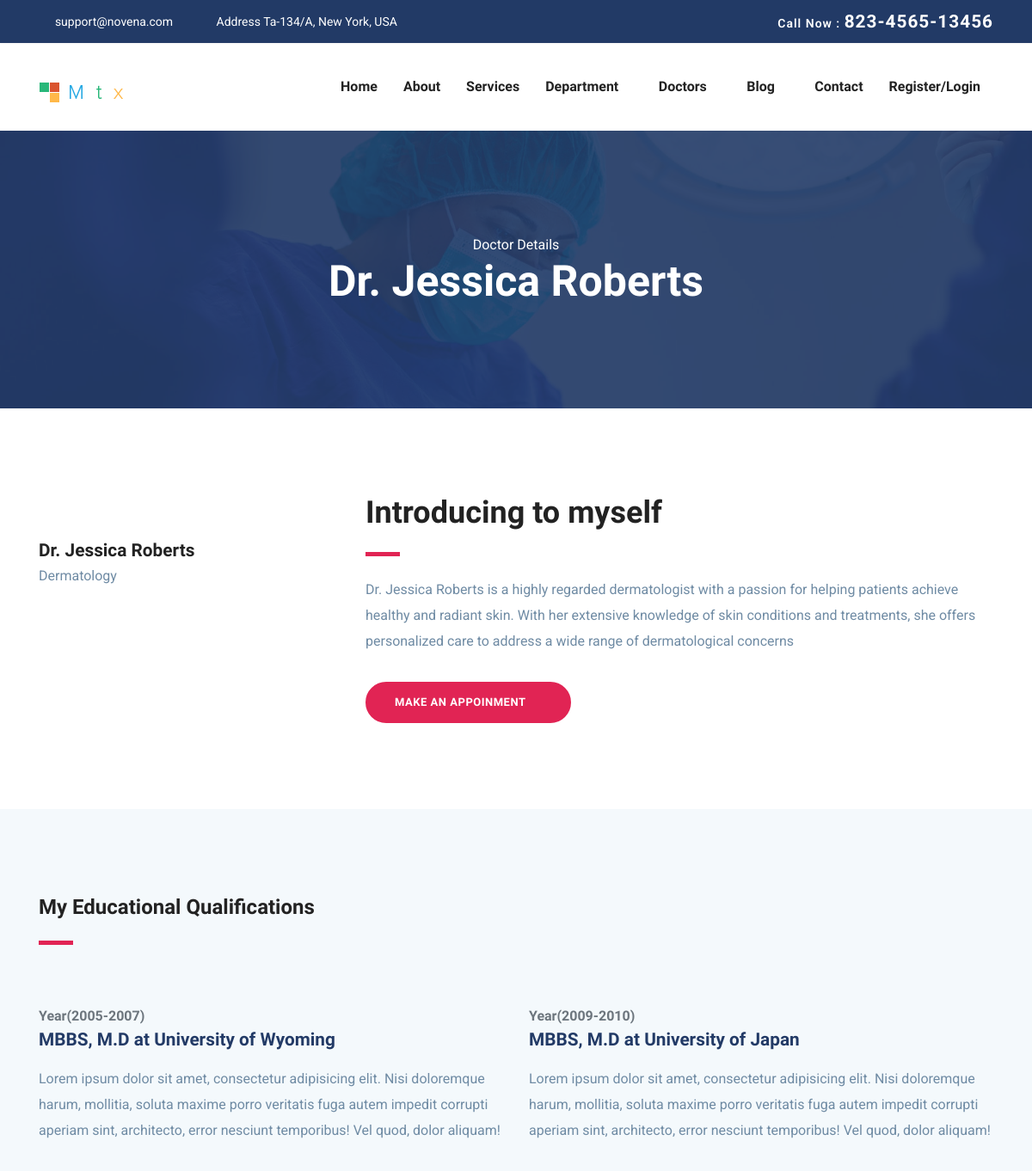
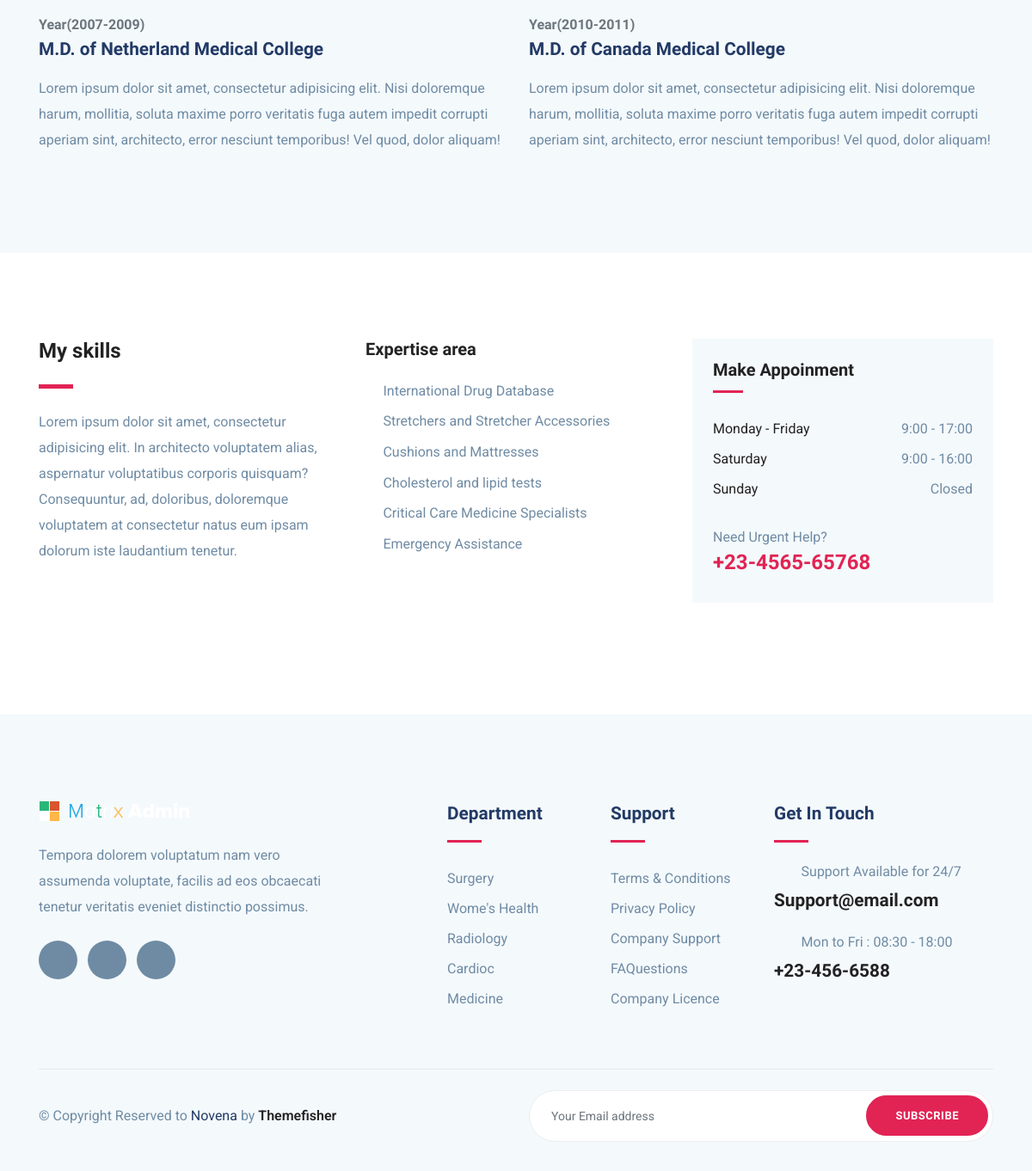
Page /FrontEnd/single_doctor/7 on the committed database (2 pictures, top to bottom).
### Backend/models.py (models this page shows)
class doctordb(models.Model):
    name=models.CharField(max_length=100,null=True,blank=True)
    username=models.CharField(max_length=100,null=True,blank=True)
    image=models.ImageField(upload_to="doctor_profile",null=True,blank=True)
    email=models.EmailField(null=True,blank=True,max_length=50)
    address=models.CharField(max_length=100,null=True,blank=True)
    description=models.CharField(max_length=100,null=True,blank=True)
    password=models.CharField(max_length=100,null=True,blank=True)
    department=models.CharField(max_length=100,null=True,blank=True)
    contact=models.CharField(max_length=100,null=True,blank=True)

### FrontEnd/views.py (the view)
# urls.py: path('single_doctor/<int:doc_id>',views.single_doctor,name="single_doctor"),
def single_doctor(request,doc_id):
    doc=doctordb.objects.get(id=doc_id)
    return render(request,"single_doctor.html",{"doc":doc})

### FrontEnd/templates/single_doctor.html (shortened to what this page needs)
<!DOCTYPE html>
{% load static %}
<html lang="zxx">
<head>
  <link rel="stylesheet" href="{% static 'plugins/bootstrap/css/bootstrap.min.css' %}">
  <link rel="stylesheet" href="{% static 'plugins/icofont/icofont.min.css' %}">
  <link rel="stylesheet" href="{% static 'plugins/slick-carousel/slick/slick.css' %}">
  <link rel="stylesheet" href="{% static 'plugins/slick-carousel/slick/slick-theme.css' %}">
  <link rel="stylesheet" href="{% static 'css/style.css' %}">
</head>
<body id="top">
<header>
	<div class="header-top-bar">
		<div class="container">
			<div class="row align-items-center">
				<div class="col-lg-6">
					<ul class="top-bar-info list-inline-item pl-0 mb-0">
						<li class="list-inline-item"><a href="mailto:support@gmail.com"><i class="icofont-support-faq mr-2"></i>support@novena.com</a></li>
						<li class="list-inline-item"><i class="icofont-location-pin mr-2"></i>Address Ta-134/A, New York, USA </li>
					</ul>
				</div>
				<div class="col-lg-6">
					<div class="text-lg-right top-right-bar mt-2 mt-lg-0">
						<a href="tel:+23-345-67890" >
							<span>Call Now : </span>
							<span class="h4">823-4565-13456</span>
						</a>
					</div>
				</div>
			</div>
		</div>
	</div>
	<nav class="navbar navbar-expand-lg navigation" id="navbar">
		<div class="container">
		 	 <a class="navbar-brand" href="index.html">
			  	<img src="images/logo.png" alt="" class="img-fluid">
			  </a>
		  <div class="collapse navbar-collapse" id="navbarmain">
			<ul class="navbar-nav ml-auto">
			  <li class="nav-item active">
				<a class="nav-link" href="{% url 'homepage' %}">Home</a>
			  </li>
			   <li class="nav-item"><a class="nav-link" href="{% url 'about' %}">About</a></li>
			    <li class="nav-item"><a class="nav-link" href="{% url 'service' %}">Services</a></li>
			    <li class="nav-item dropdown">
					<a class="nav-link dropdown-toggle" href="#" id="dropdown02" data-toggle="dropdown" aria-haspopup="true" aria-expanded="false">Department <i class="icofont-thin-down"></i></a>
			  	</li>
			  	<li class="nav-item dropdown">
					<a class="nav-link dropdown-toggle" href="#" id="dropdown03" data-toggle="dropdown" aria-haspopup="true" aria-expanded="false">Doctors <i class="icofont-thin-down"></i></a>
			  	</li>
			   <li class="nav-item dropdown">
					<a class="nav-link dropdown-toggle" href="blog-sidebar.html" id="dropdown05" data-toggle="dropdown" aria-haspopup="true" aria-expanded="false">Blog <i class="icofont-thin-down"></i></a>
			  	</li>
			   <li class="nav-item"><a class="nav-link" href="{% url 'contact' %}">Contact</a></li>
				{% if request.session.username %}
			   <li class="nav-item"><a class="nav-link" href="{% url 'user_Logout' %}">{{request.session.username}} / Logout</a></li>
				{% else %}
				<li class="nav-item"><a class="nav-link" href="{% url 'login_signup' %}">Register/Login</a></li>
				{% endif %}
			</ul>
		  </div>
		</div>
	</nav>
</header>
<section class="page-title bg-1">
  <div class="container">
    <div class="row">
      <div class="col-md-12">
        <div class="block text-center">
          <span class="text-white">Doctor Details</span>
          <h1 class="text-capitalize mb-5 text-lg">{{doc.name}}</h1>
        </div>
      </div>
    </div>
  </div>
</section>
<section class="section doctor-single">
	<div class="container">
		<div class="row">
			<div class="col-lg-4 col-md-6">
				<div class="doctor-img-block">
					<div class="info-block mt-4">
						<h4 class="mb-0">{{doc.name}}</h4>
						<p>{{doc.department}}</p>
						<ul class="list-inline mt-4 doctor-social-links">
							<li class="list-inline-item"><a href="#"><i class="icofont-facebook"></i></a></li>
							<li class="list-inline-item"><a href="#"><i class="icofont-twitter"></i></a></li>
							<li class="list-inline-item"><a href="#"><i class="icofont-skype"></i></a></li>
							<li class="list-inline-item"><a href="#"><i class="icofont-linkedin"></i></a></li>
							<li class="list-inline-item"><a href="#"><i class="icofont-pinterest"></i></a></li>
						</ul>
					</div>
				</div>
			</div>
			<div class="col-lg-8 col-md-6">
				<div class="doctor-details mt-4 mt-lg-0">
					<h2 class="text-md">Introducing to myself</h2>
					<div class="divider my-4"></div>
					<p>{{doc.description}}</p>
					<a href="{% url 'appointment_page' %}" class="btn btn-main-2 btn-round-full mt-3">Make an Appoinment<i class="icofont-simple-right ml-2  "></i></a>
				</div>
			</div>
		</div>
	</div>
</section>
<section class="section doctor-qualification gray-bg">
	<div class="container">
		<div class="row">
			<div class="col-lg-6">
				<div class="section-title">
					<h3>My Educational Qualifications</h3>
					<div class="divider my-4"></div>
				</div>
			</div>
		</div>
		<div class="row">
			<div class="col-lg-6">
				<div class="edu-block mb-5">
					<span class="h6 text-muted">Year(2005-2007) </span>
					<h4 class="mb-3 title-color">MBBS, M.D at University of Wyoming</h4>
					<p>Lorem ipsum dolor sit amet, consectetur adipisicing elit. Nisi doloremque harum, mollitia, soluta maxime porro veritatis fuga autem impedit corrupti aperiam sint, architecto, error nesciunt temporibus! Vel quod, dolor aliquam!</p>
				</div>
				<div class="edu-block">
					<span class="h6 text-muted">Year(2007-2009) </span>
					<h4 class="mb-3 title-color">M.D. of Netherland Medical College</h4>
					<p>Lorem ipsum dolor sit amet, consectetur adipisicing elit. Nisi doloremque harum, mollitia, soluta maxime porro veritatis fuga autem impedit corrupti aperiam sint, architecto, error nesciunt temporibus! Vel quod, dolor aliquam!</p>
				</div>
			</div>
			<div class="col-lg-6">
				<div class="edu-block mb-5">
					<span class="h6 text-muted">Year(2009-2010) </span>
					<h4 class="mb-3 title-color">MBBS, M.D at University of Japan</h4>
					<p>Lorem ipsum dolor sit amet, consectetur adipisicing elit. Nisi doloremque harum, mollitia, soluta maxime porro veritatis fuga autem impedit corrupti aperiam sint, architecto, error nesciunt temporibus! Vel quod, dolor aliquam!</p>
				</div>
				<div class="edu-block">
					<span class="h6 text-muted">Year(2010-2011) </span>
					<h4 class="mb-3 title-color">M.D. of Canada Medical College</h4>
					<p>Lorem ipsum dolor sit amet, consectetur adipisicing elit. Nisi doloremque harum, mollitia, soluta maxime porro veritatis fuga autem impedit corrupti aperiam sint, architecto, error nesciunt temporibus! Vel quod, dolor aliquam!</p>
				</div>
			</div>
		</div>
	</div>
</section>
<section class="section doctor-skills">
	<div class="container">
		<div class="row">
			<div class="col-lg-4">
				<h3>My skills</h3>
				<div class="divider my-4"></div>
				<p>Lorem ipsum dolor sit amet, consectetur adipisicing elit. In architecto voluptatem alias, aspernatur voluptatibus corporis quisquam? Consequuntur, ad, doloribus, doloremque voluptatem at consectetur natus eum ipsam dolorum iste laudantium tenetur.</p>
			</div>
			<div class="col-lg-4">
				<div class="skill-list">
					<h5 class="mb-4">Expertise area</h5>
					<ul class="list-unstyled department-service">
						<li><i class="icofont-check mr-2"></i>International Drug Database</li>
						<li><i class="icofont-check mr-2"></i>Stretchers and Stretcher Accessories</li>
						<li><i class="icofont-check mr-2"></i>Cushions and Mattresses</li>
						<li><i class="icofont-check mr-2"></i>Cholesterol and lipid tests</li>
						<li><i class="icofont-check mr-2"></i>Critical Care Medicine Specialists</li>
						<li><i class="icofont-check mr-2"></i>Emergency Assistance</li>
					</ul>
				</div>
			</div>
			<div class="col-lg-4">
				<div class="sidebar-widget  gray-bg p-4">
					<h5 class="mb-4">Make Appoinment</h5>
					<ul class="list-unstyled lh-35">
					  <li class="d-flex justify-content-between align-items-center">
					    <a href="#">Monday - Friday</a>
					    <span>9:00 - 17:00</span>
					  </li>
					  <li class="d-flex justify-content-between align-items-center">
					    <a href="#">Saturday</a>
					    <span>9:00 - 16:00</span>
					  </li>
					  <li class="d-flex justify-content-between align-items-center">
					    <a href="#">Sunday</a>
					    <span>Closed</span>
					  </li>
					</ul>
					<div class="sidebar-contatct-info mt-4">
						<p class="mb-0">Need Urgent Help?</p>
						<h3 class="text-color-2">+23-4565-65768</h3>
					</div>
				</div>
			</div>
		</div>
	</div>
</section>
<footer class="footer section gray-bg">
	<div class="container">
		<div class="row">
			<div class="col-lg-4 mr-auto col-sm-6">
				<div class="widget mb-5 mb-lg-0">
					<div class="logo mb-4">
						<img src="images/logo.png" alt="" class="img-fluid">
					</div>
					<p>Tempora dolorem voluptatum nam vero assumenda voluptate, facilis ad eos obcaecati tenetur veritatis eveniet distinctio possimus.</p>
					<ul class="list-inline footer-socials mt-4">
						<li class="list-inline-item"><a href="https://www.facebook.com/themefisher"><i class="icofont-facebook"></i></a></li>
						<li class="list-inline-item"><a href="https://twitter.com/themefisher"><i class="icofont-twitter"></i></a></li>
						<li class="list-inline-item"><a href="https://www.pinterest.com/themefisher/"><i class="icofont-linkedin"></i></a></li>
					</ul>
				</div>
			</div>
			<div class="col-lg-2 col-md-6 col-sm-6">
				<div class="widget mb-5 mb-lg-0">
					<h4 class="text-capitalize mb-3">Department</h4>
					<div class="divider mb-4"></div>
					<ul class="list-unstyled footer-menu lh-35">
						<li><a href="#">Surgery </a></li>
						<li><a href="#">Wome's Health</a></li>
						<li><a href="#">Radiology</a></li>
						<li><a href="#">Cardioc</a></li>
						<li><a href="#">Medicine</a></li>
					</ul>
				</div>
			</div>
			<div class="col-lg-2 col-md-6 col-sm-6">
				<div class="widget mb-5 mb-lg-0">
					<h4 class="text-capitalize mb-3">Support</h4>
					<div class="divider mb-4"></div>
					<ul class="list-unstyled footer-menu lh-35">
						<li><a href="#">Terms & Conditions</a></li>
						<li><a href="#">Privacy Policy</a></li>
						<li><a href="#">Company Support </a></li>
						<li><a href="#">FAQuestions</a></li>
						<li><a href="#">Company Licence</a></li>
					</ul>
				</div>
			</div>
			<div class="col-lg-3 col-md-6 col-sm-6">
				<div class="widget widget-contact mb-5 mb-lg-0">
					<h4 class="text-capitalize mb-3">Get in Touch</h4>
					<div class="divider mb-4"></div>
					<div class="footer-contact-block mb-4">
						<div class="icon d-flex align-items-center">
							<i class="icofont-email mr-3"></i>
							<span class="h6 mb-0">Support Available for 24/7</span>
						</div>
						<h4 class="mt-2"><a href="tel:+23-345-67890">Support@email.com</a></h4>
					</div>
					<div class="footer-contact-block">
						<div class="icon d-flex align-items-center">
							<i class="icofont-support mr-3"></i>
							<span class="h6 mb-0">Mon to Fri : 08:30 - 18:00</span>
						</div>
						<h4 class="mt-2"><a href="tel:+23-345-67890">+23-456-6588</a></h4>
					</div>
				</div>
			</div>
		</div>
		<div class="footer-btm py-4 mt-5">
			<div class="row align-items-center justify-content-between">
				<div class="col-lg-6">
					<div class="copyright">
						&copy; Copyright Reserved to <span class="text-color">Novena</span> by <a href="https://themefisher.com/" target="_blank">Themefisher</a>
					</div>
				</div>
				<div class="col-lg-6">
					<div class="subscribe-form text-lg-right mt-5 mt-lg-0">
						<form action="#" class="subscribe">
							<input type="text" class="form-control" placeholder="Your Email address">
							<a href="#" class="btn btn-main-2 btn-round-full">Subscribe</a>
						</form>
					</div>
				</div>
			</div>
		</div>
	</div>
</footer>
  </body>
  </html>

### FrontEnd/static/css/style.css (style rules this page uses)
html { overflow-x: hidden; }
body { line-height: 1.6; font-family: "Roboto", sans-serif; -webkit-font-smoothing: antialiased; font-size: 16px; color: #6F8BA4; font-weight: 400; }
h1, .h1, h2, .h2, h3, .h3, h4, .h4, h5, .h5, h6, .h6 { font-family: "Exo", sans-serif; font-weight: 700; color: #222; }
h1, .h1 { font-size: 2.5rem; }
h2, .h2 { font-size: 44px; }
h3, .h3 { font-size: 1.5rem; }
h4, .h4 { font-size: 1.3rem; line-height: 30px; }
h5, .h5 { font-size: 1.25rem; }
h6, .h6 { font-size: 1rem; }
p { line-height: 30px; }
input[type="email"], input[type="password"], input[type="text"], input[type="tel"] { box-shadow: none; height: 45px; outline: none; font-size: 14px; }
.form-control { box-shadow: none; border-radius: 0; }
.btn { display: inline-block; font-size: 14px; font-size: 0.8125rem; font-weight: 700; letter-spacing: .5px; padding: .75rem 2rem; font-family: "Exo", sans-serif; text-transform: uppercase; border-radius: 5px; border: 2px solid transparent; transition: all .35s ease; }
.btn-main-2 { background: #e12454; color: #fff; border-color: #e12454; }
.btn-round-full { border-radius: 50px; }
.section { padding: 100px 0; }
.text-md { font-size: 2.25rem; }
.text-lg { font-size: 3.75rem; }
a { color: #222; text-decoration: none; transition: all .35s ease; }
.page-title { padding: 120px 0px 70px 0px; position: relative; }
.page-title .block h1 { color: #fff; }
.title-color { color: #223a66; }
.section-title { margin-bottom: 70px; }
.text-lg { font-size: 50px; }
.gray-bg { background: #f4f9fc; }
#navbarmain { padding: 20px 0px; }
#navbarmain .nav-link { font-weight: 600; padding: 10px 15px; color: #222; font-family: "Exo", sans-serif; text-transform: capitalize; font-size: 16px; transition: all .25s ease; }
.dropdown-toggle::after { display: none; }
.navbar-brand { margin-top: 10px; }
.header-top-bar { background: #223a66; font-size: 14px; padding: 10px 0px; box-shadow: 0 1px 2px rgba(0, 0, 0, 0.05); color: #fff; }
.top-bar-info li a { color: #fff; margin-right: 20px; }
.top-right-bar a span { color: #fff; font-weight: 600; letter-spacing: 1px; }
.bg-1 { background: url("../images/bg/22.jpg") no-repeat 50% 50%; background-size: cover; position: relative; }
.text-color { color: #223a66; }
.text-color-2 { color: #e12454; }
.divider { width: 40px; height: 5px; background: #e12454; }
.department-service { margin-bottom: 40px; }
.department-service li { margin-bottom: 10px; }
.department-service li i { color: #e12454; }
.lh-35 { line-height: 35px; }
.sidebar-widget { margin-bottom: 30px; padding-bottom: 35px; }
.sidebar-widget h5 { margin-bottom: 30px; position: relative; padding-bottom: 15px; }
.sidebar-widget h5:before { position: absolute; content: ""; left: 0px; bottom: 0px; width: 35px; height: 3px; background: #e12454; }
.footer { padding-bottom: 10px; }
.footer .copyright a { font-weight: 600; }
.logo { font-weight: 600; letter-spacing: 1px; }
.widget .divider { height: 3px; }
.widget h4 { color: #223a66; }
.widget .footer-menu a { color: #6F8BA4; }
.footer-contact-block span { font-weight: 400; color: #6F8BA4; }
.footer-contact-block i { font-size: 20px; }
.footer-btm { border-top: 1px solid rgba(0, 0, 0, 0.06); }
.footer-socials li a { width: 45px; height: 45px; background: #6F8BA4; color: #fff; display: inline-block; text-align: center; border-radius: 100%; padding-top: 12px; }
.subscribe { position: relative; }
.subscribe .form-control { border-radius: 50px; height: 60px; padding-left: 25px; border-color: #eee; }
.subscribe .btn { position: absolute; right: 6px; top: 6px; }

### rows in the picture
doctordb: name "Dr. Jessica Roberts", department "Dermatology", description "Dr. Jessica Roberts is a highly regarded dermatologist with a passion for helping patients achieve healthy and radiant skin. With her extensive knowledge of skin conditions and treatments, she offers personalized care to address a wide range of dermatological concerns"
